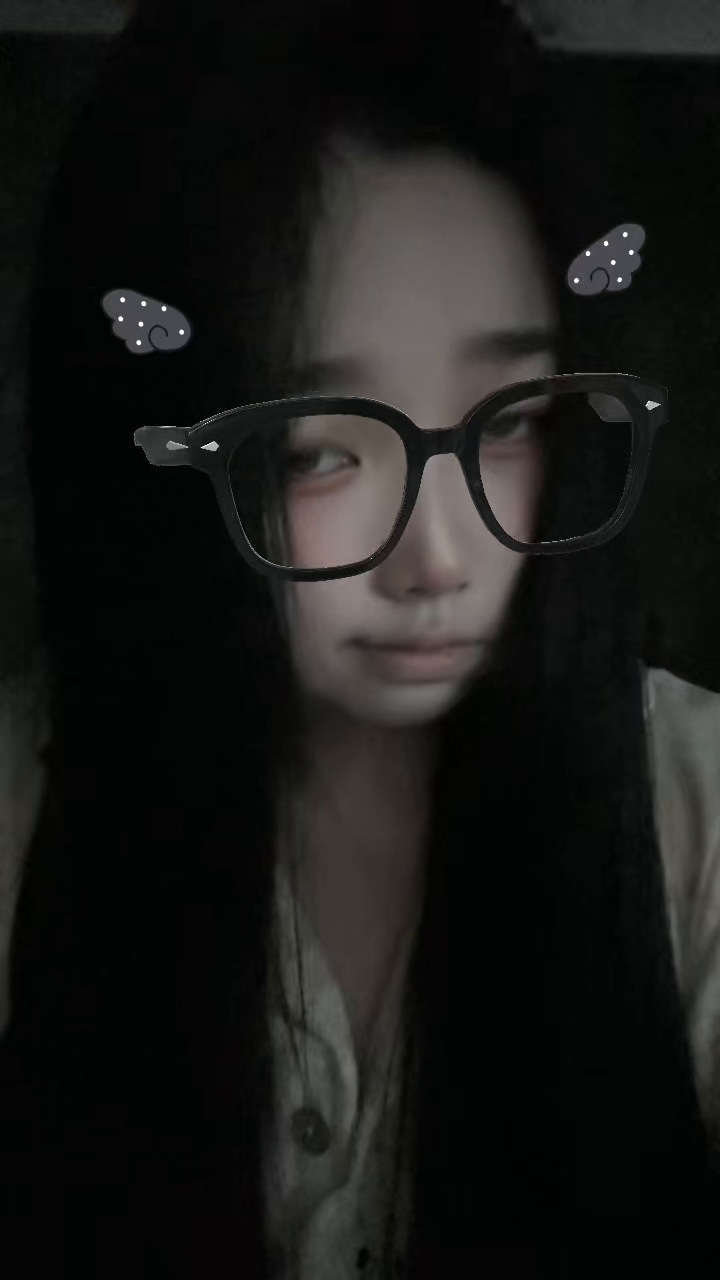
#> input picture frame 24 of 7f62f96bca5cffdfe2e0167bf3de3169.mp4, 720 x 1280 px, given in place of the camera
$ python probe_camera.py
#> lines starting #> are read from the running program, lines starting #| are printed output that depends on the picture
"""测摄像头读取（read）耗时：找出最省时间的后端 / 分辨率 / 帧率 / FOURCC 组合。

为什么需要它
------------
实测（2026-09-16）摄像头路径的 summary 是：

    read=15.8  yolo=7.8  mediapipe=8.4  total=32.6 ms  →  29.3 帧/秒

**read 占了近一半帧时间**，而管线自身只需约 17 ms（≈59 帧/秒 的算力）—— 也就是说管线在
**等摄像头**，不是算得慢。因此 `--imgsz`（实测 320/480/640 无差别）与 `--yolo-every`
（跳帧只是多出空闲）都动不了这一段，只有换**采集方式**才行。

工具会做两件事：
1. 逐个打开配置，读回驱动**实际接受**的分辨率/帧率/FOURCC（很多摄像头会静默忽略请求）；
2. 丢掉前 10 帧预热后，连读 60 帧，报告 read 的均值 / p95 / 实际帧率。

用法（必须在**你自己的终端**里跑；先 Ctrl+C 停掉桥接，避免两个进程抢同一个设备）
------------------------------------------------------------------------
    python apps/vtube_bridge/probe_camera.py              # 设备 0
    python apps/vtube_bridge/probe_camera.py --device 1
    python apps/vtube_bridge/probe_camera.py --frames 120

输出：控制台（纯 ASCII，避免 Windows 控制台把中文弄乱）+ `artifacts/diag/camera_read_report.txt`

判读
----
* 某配置 read 明显更低、且实际帧率更高 → 就是它，回来把它写进桥接参数；
* 全部配置 read 都 ≈ 1000/摄像头帧率 → 说明瓶颈就是摄像头的输出帧率，只能靠换帧率档位解决；
* 若 `@60` 的实际帧率仍只有 30 → 该摄像头在这个分辨率下不支持 60 帧/秒，换更低分辨率或 MJPG 再试。
"""
import argparse
import os
import statistics
import sys
import time

import cv2

PROJECT_ROOT = os.path.dirname(os.path.dirname(os.path.dirname(os.path.abspath(__file__))))
OUT_DIR = os.path.join(PROJECT_ROOT, "artifacts", "diag")

BACKENDS = {"msmf": cv2.CAP_MSMF, "dshow": cv2.CAP_DSHOW}

# (标签, 后端, 宽, 高, 帧率, FOURCC) —— None 表示不设置，用驱动默认
CONFIGS = [
    ("msmf  default (不设置任何参数)",   "msmf",  None, None, None, None),
    ("dshow default (不设置任何参数)",   "dshow", None, None, None, None),
    ("msmf  640x480",                    "msmf",  640,  480,  None, None),
    ("dshow 640x480",                    "dshow", 640,  480,  None, None),
    ("msmf  640x480 @30",                "msmf",  640,  480,  30,   None),
    ("msmf  640x480 @30 MJPG",           "msmf",  640,  480,  30,   "MJPG"),
    ("dshow 640x480 @30 MJPG",           "dshow", 640,  480,  30,   "MJPG"),
    ("msmf  640x480 @60",                "msmf",  640,  480,  60,   None),
    ("msmf  640x480 @60 MJPG",           "msmf",  640,  480,  60,   "MJPG"),
    ("dshow 640x480 @60 MJPG",           "dshow", 640,  480,  60,   "MJPG"),
    ("msmf  1280x720 @30 MJPG",          "msmf",  1280, 720,  30,   "MJPG"),
    ("msmf  1280x720 @60 MJPG",          "msmf",  1280, 720,  60,   "MJPG"),
]

WARMUP_FRAMES = 10
PER_CONFIG_BUDGET_S = 12.0          # 某配置太慢就提前收工，避免整体卡住


def fourcc_text(value):
    """把 cv2.CAP_PROP_FOURCC 读回的整数还原成四个字符（不可打印则给十六进制）。"""
    try:
        value = int(value)
    except (TypeError, ValueError):
        return "?"
    if value <= 0:
        return "?"
    chars = [chr((value >> (8 * i)) & 0xFF) for i in range(4)]
    if all(32 <= ord(c) < 127 for c in chars):
        return "".join(chars)
    return f"0x{value:08X}"


def probe(label, backend_name, width, height, fps, fourcc, device, frames, log):
#> called with label = 'msmf  default (不设置任何参数)', backend_name = 'msmf', device = 0, frames = 60
    backend = BACKENDS[backend_name]
    cap = cv2.VideoCapture(device, backend)
    try:
        if not cap.isOpened():
            log(f"  {label:34s} -> 打不开（该后端/配置不可用）")
            return None
        if fourcc:
            cap.set(cv2.CAP_PROP_FOURCC, cv2.VideoWriter_fourcc(*fourcc))
        if width and height:
            cap.set(cv2.CAP_PROP_FRAME_WIDTH, float(width))
            cap.set(cv2.CAP_PROP_FRAME_HEIGHT, float(height))
        if fps:
            cap.set(cv2.CAP_PROP_FPS, float(fps))

        for _ in range(WARMUP_FRAMES):          # 预热：丢掉自动曝光/缓冲里那几帧
            cap.read()
#> this loop made 10 passes
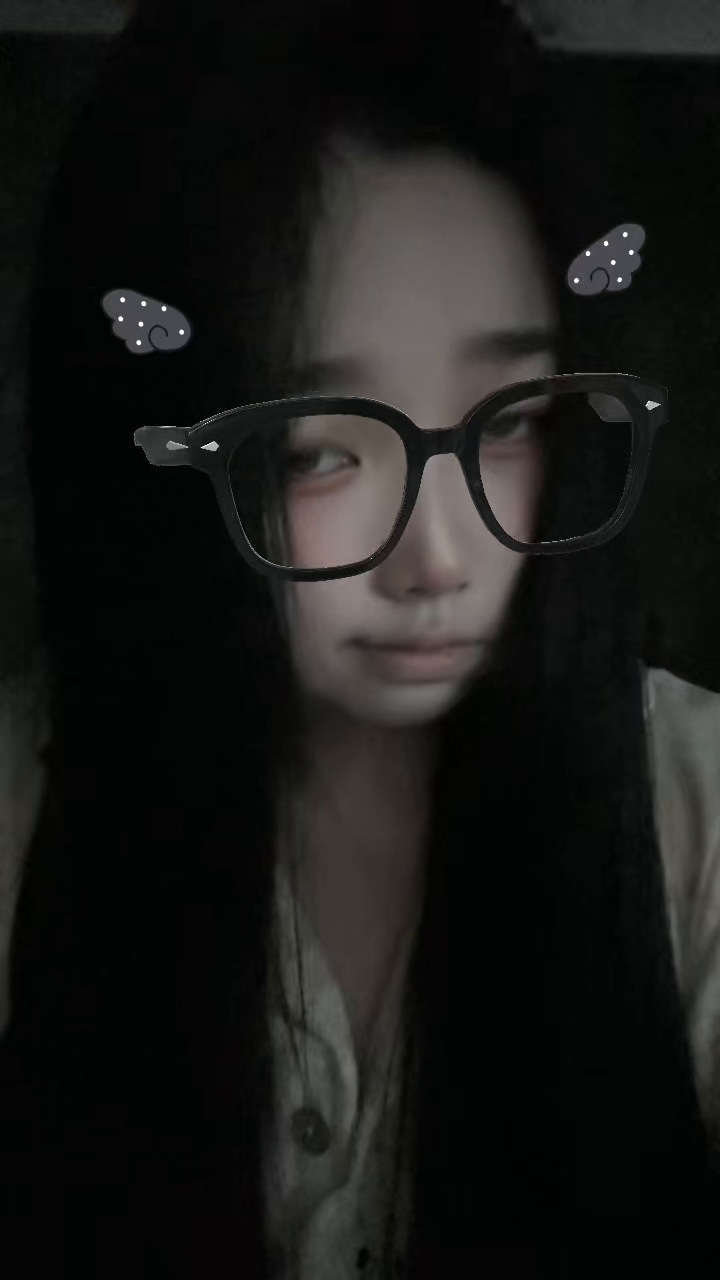
#> input picture frame 24 of 7f62f96bca5cffdfe2e0167bf3de3169.mp4, 720 x 1280 px, given in place of the camera
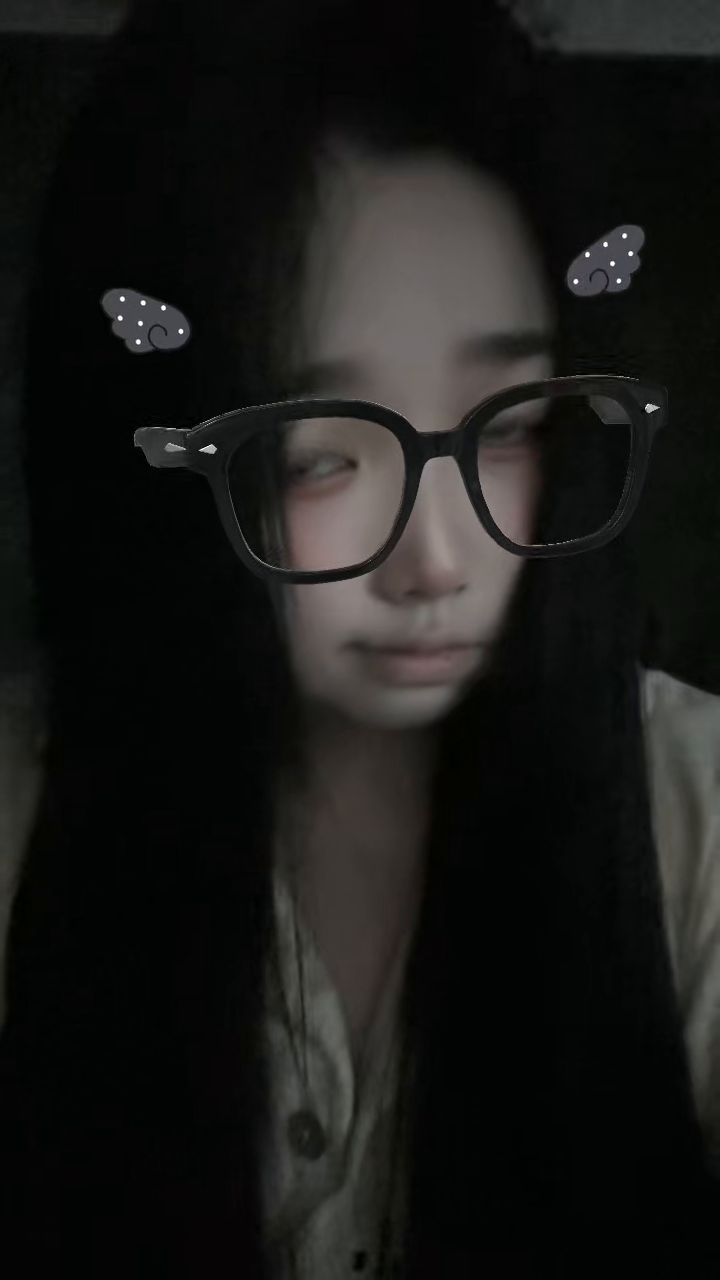
#> input picture frame 25 of 7f62f96bca5cffdfe2e0167bf3de3169.mp4, 720 x 1280 px, given in place of the camera

        actual_w = int(cap.get(cv2.CAP_PROP_FRAME_WIDTH))
        actual_h = int(cap.get(cv2.CAP_PROP_FRAME_HEIGHT))
        actual_fps = cap.get(cv2.CAP_PROP_FPS)
        actual_fourcc = fourcc_text(cap.get(cv2.CAP_PROP_FOURCC))

        read_ms = []
        started = time.perf_counter()
        while len(read_ms) < frames and (time.perf_counter() - started) < PER_CONFIG_BUDGET_S:
            t0 = time.perf_counter()
            ok, _ = cap.read()
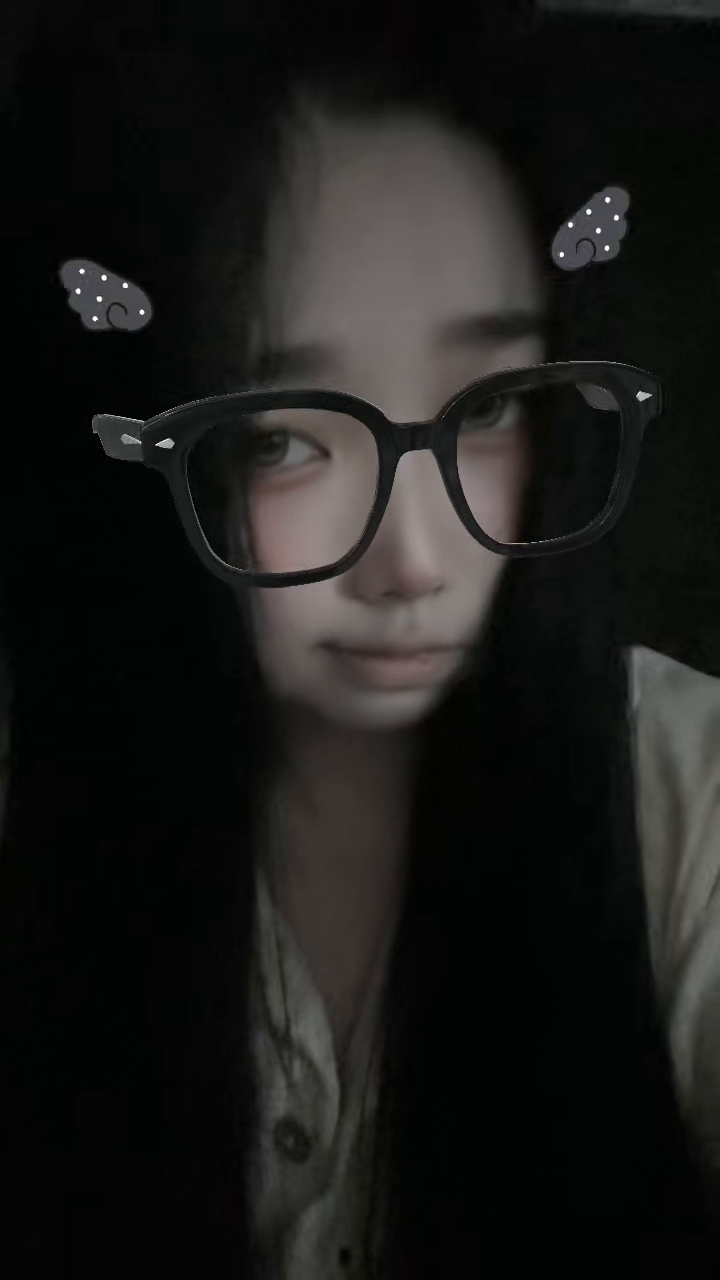
#> input picture frame 34 of 7f62f96bca5cffdfe2e0167bf3de3169.mp4, 720 x 1280 px, given in place of the camera
            if not ok:
                break
            read_ms.append((time.perf_counter() - t0) * 1000.0)
        elapsed = time.perf_counter() - started
    finally:
        cap.release()

    if not read_ms:
        log(f"  {label:34s} -> 读不到帧")
        return None

    mean_ms = statistics.fmean(read_ms)
    p95_ms = sorted(read_ms)[int(len(read_ms) * 0.95) - 1] if len(read_ms) > 1 else read_ms[0]
    effective_fps = len(read_ms) / elapsed if elapsed > 0 else 0.0
    log(f"  {label:34s} -> 实际 {actual_w}x{actual_h} @{actual_fps:.0f} [{actual_fourcc}]  "
        f"read 均值 {mean_ms:6.2f} ms  p95 {p95_ms:6.2f} ms  实测 {effective_fps:5.1f} 帧/秒")
    return {"label": label, "w": actual_w, "h": actual_h, "fps": actual_fps,
            "fourcc": actual_fourcc, "read_mean_ms": mean_ms, "read_p95_ms": p95_ms,
            "effective_fps": effective_fps, "frames": len(read_ms)}


def main():
    parser = argparse.ArgumentParser(description="Measure webcam read() cost across capture settings.")
    parser.add_argument("--device", type=int, default=0, help="摄像头序号（默认 0）")
    parser.add_argument("--frames", type=int, default=60, help="每个配置连读多少帧（默认 60）")
    args = parser.parse_args()

    os.makedirs(OUT_DIR, exist_ok=True)
    lines = []

    def log(message):
        print(message, flush=True)
        lines.append(message)

    log(f"[probe] device={args.device}  frames_per_config={args.frames}  opencv={cv2.__version__}")
    log(f"[probe] 先确认没有别的进程占着摄像头（跑之前请 Ctrl+C 停掉桥接）")
    log("")

    results = []
    for label, backend_name, width, height, fps, fourcc in CONFIGS:
        result = probe(label, backend_name, width, height, fps, fourcc, args.device, args.frames, log)
        if result:
            results.append(result)
        time.sleep(0.6)                          # 给驱动一点时间真正释放设备

    log("")
    if results:
        best = min(results, key=lambda r: r["read_mean_ms"])
        log(f"[best] read 最省：{best['label']}")
        log(f"       {best['w']}x{best['h']} @{best['fps']:.0f} [{best['fourcc']}]  "
            f"read 均值 {best['read_mean_ms']:.2f} ms → 理论上限 {1000.0 / best['read_mean_ms']:.1f} 帧/秒")
        log("")
        log("[how-to-read]")
        log("  * read 均值 ≈ 1000/摄像头帧率 → 瓶颈是摄像头帧率本身（换档位才能改善）")
        log("  * 某档实际帧率低于请求值 → 驱动没接受该请求（对比「实际」列）")
        log("  * 把最优那行的参数告诉助手，写进桥接命令行参数即可")
    else:
        log("[!] 没有任何配置读到帧 —— 先停掉桥接，或换 --device")

    report_path = os.path.join(OUT_DIR, "camera_read_report.txt")
    with open(report_path, "w", encoding="utf-8") as handle:
        handle.write("\n".join(lines) + "\n")
    print(f"\n[probe] 报告已写入 {report_path}")
    return 0


if __name__ == "__main__":
    raise SystemExit(main())

$ run again, starting later in the video
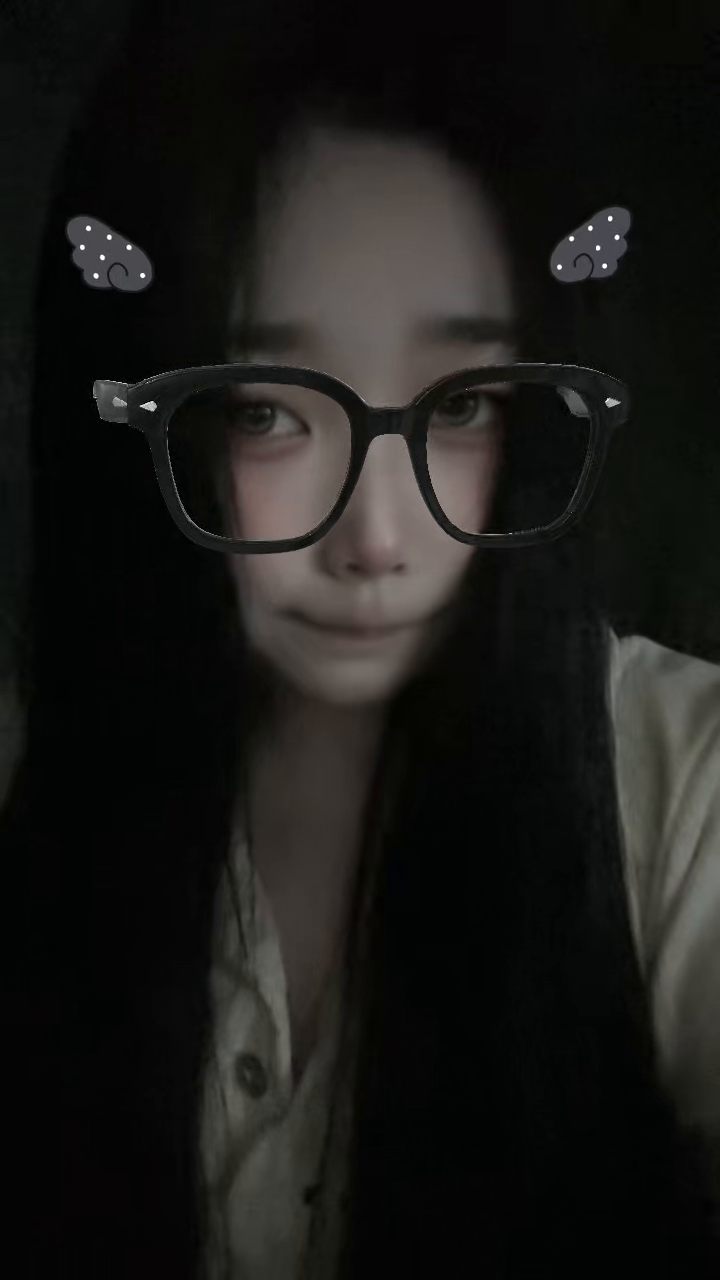
#> input picture frame 108 of 7f62f96bca5cffdfe2e0167bf3de3169.mp4, 720 x 1280 px, given in place of the camera
#> the loop in probe, `for _ in range(WARMUP_FRAMES):` made 10 passes
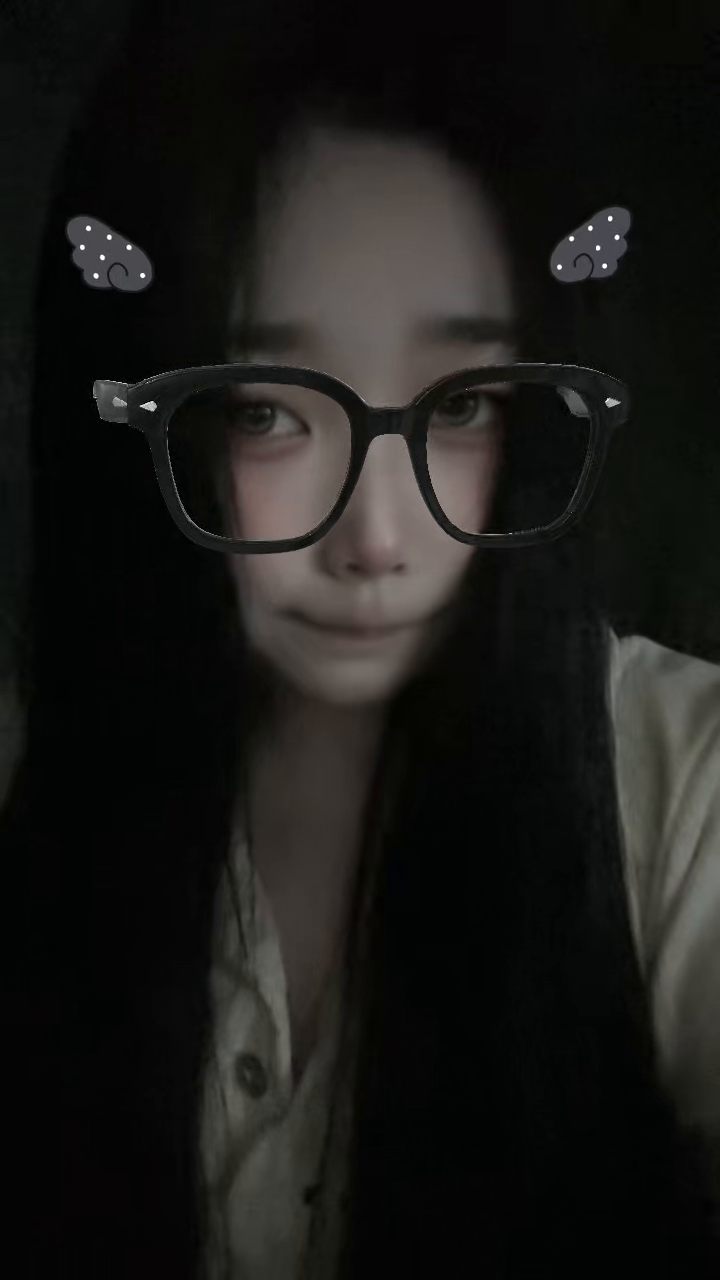
#> input picture frame 108 of 7f62f96bca5cffdfe2e0167bf3de3169.mp4, 720 x 1280 px, given in place of the camera
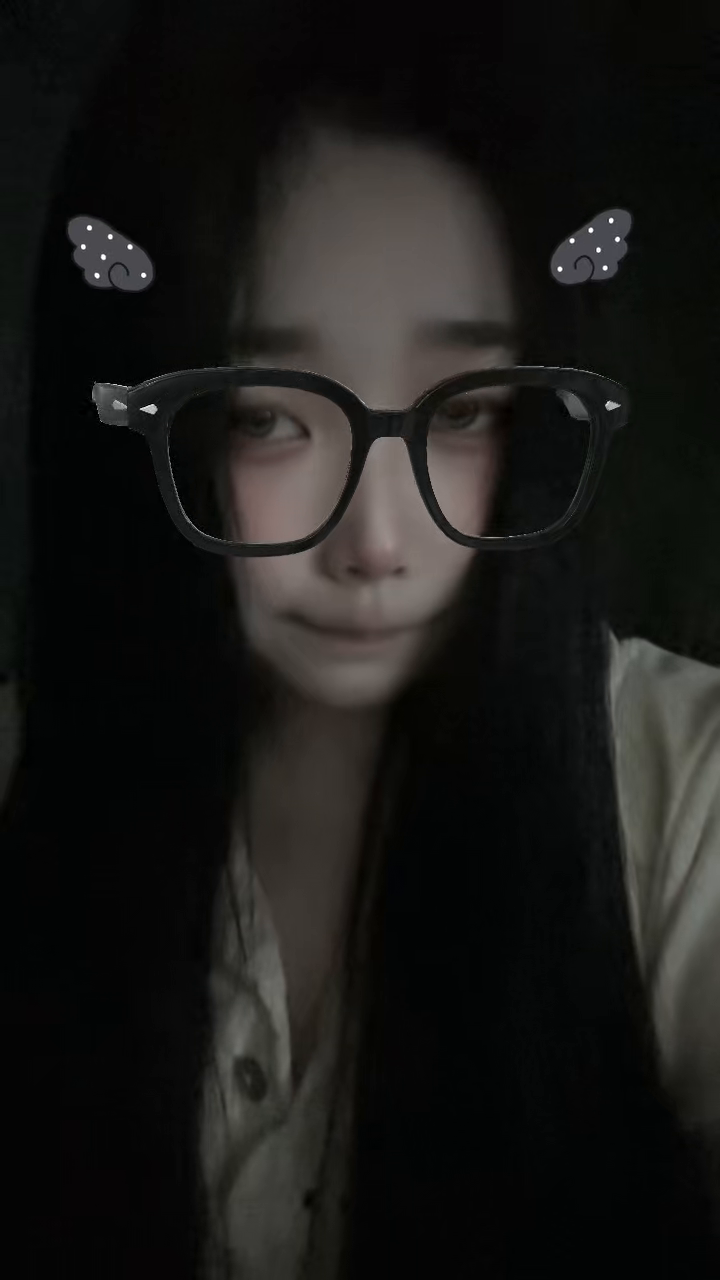
#> input picture frame 109 of 7f62f96bca5cffdfe2e0167bf3de3169.mp4, 720 x 1280 px, given in place of the camera
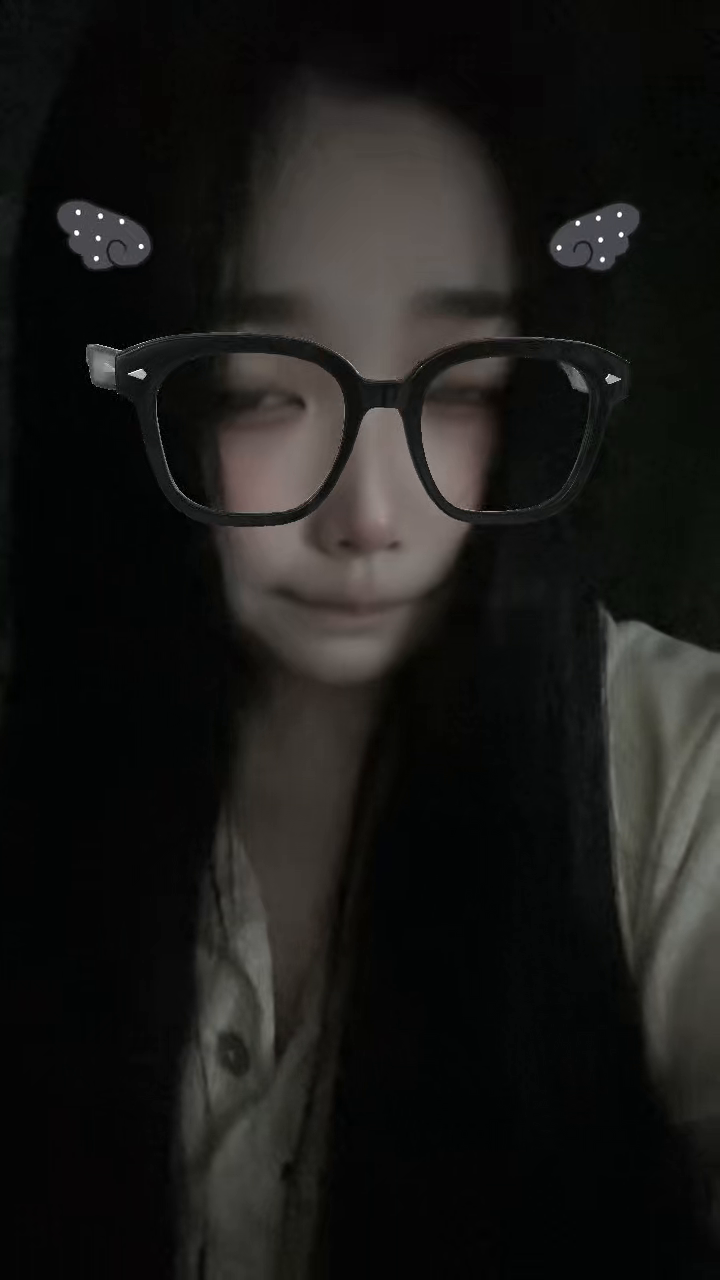
#> input picture frame 118 of 7f62f96bca5cffdfe2e0167bf3de3169.mp4, 720 x 1280 px, given in place of the camera
